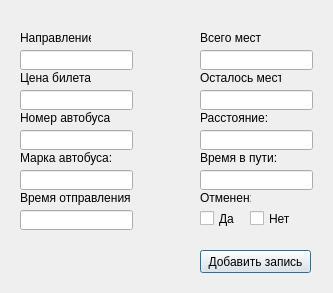
<?xml version="1.0" encoding="UTF-8"?>
<ui version="4.0">
 <class>add</class>
 <widget class="QDialog" name="add">
  <property name="geometry">
   <rect>
    <x>0</x>
    <y>0</y>
    <width>333</width>
    <height>293</height>
   </rect>
  </property>
  <property name="windowTitle">
   <string>Добавление новой записи</string>
  </property>
  <widget class="QLineEdit" name="lineEdit">
   <property name="geometry">
    <rect>
     <x>20</x>
     <y>50</y>
     <width>113</width>
     <height>20</height>
    </rect>
   </property>
  </widget>
  <widget class="QLineEdit" name="lineEdit_2">
   <property name="geometry">
    <rect>
     <x>20</x>
     <y>90</y>
     <width>113</width>
     <height>20</height>
    </rect>
   </property>
  </widget>
  <widget class="QLineEdit" name="lineEdit_3">
   <property name="geometry">
    <rect>
     <x>20</x>
     <y>130</y>
     <width>113</width>
     <height>20</height>
    </rect>
   </property>
  </widget>
  <widget class="QLineEdit" name="lineEdit_4">
   <property name="geometry">
    <rect>
     <x>20</x>
     <y>170</y>
     <width>113</width>
     <height>20</height>
    </rect>
   </property>
  </widget>
  <widget class="QLabel" name="label">
   <property name="geometry">
    <rect>
     <x>20</x>
     <y>30</y>
     <width>71</width>
     <height>16</height>
    </rect>
   </property>
   <property name="text">
    <string>Направление:</string>
   </property>
  </widget>
  <widget class="QLabel" name="label_2">
   <property name="geometry">
    <rect>
     <x>20</x>
     <y>70</y>
     <width>71</width>
     <height>16</height>
    </rect>
   </property>
   <property name="text">
    <string>Цена билета:</string>
   </property>
  </widget>
  <widget class="QLabel" name="label_3">
   <property name="geometry">
    <rect>
     <x>20</x>
     <y>110</y>
     <width>91</width>
     <height>16</height>
    </rect>
   </property>
   <property name="text">
    <string>Номер автобуса:</string>
   </property>
  </widget>
  <widget class="QLabel" name="label_4">
   <property name="geometry">
    <rect>
     <x>20</x>
     <y>150</y>
     <width>91</width>
     <height>16</height>
    </rect>
   </property>
   <property name="text">
    <string>Марка автобуса:</string>
   </property>
  </widget>
  <widget class="QLabel" name="label_5">
   <property name="geometry">
    <rect>
     <x>20</x>
     <y>190</y>
     <width>111</width>
     <height>16</height>
    </rect>
   </property>
   <property name="text">
    <string>Время отправления:</string>
   </property>
  </widget>
  <widget class="QLabel" name="label_6">
   <property name="geometry">
    <rect>
     <x>200</x>
     <y>30</y>
     <width>61</width>
     <height>16</height>
    </rect>
   </property>
   <property name="text">
    <string>Всего мест:</string>
   </property>
  </widget>
  <widget class="QLabel" name="label_7">
   <property name="geometry">
    <rect>
     <x>200</x>
     <y>70</y>
     <width>81</width>
     <height>16</height>
    </rect>
   </property>
   <property name="text">
    <string>Осталось мест:</string>
   </property>
  </widget>
  <widget class="QLabel" name="label_8">
   <property name="geometry">
    <rect>
     <x>200</x>
     <y>110</y>
     <width>71</width>
     <height>16</height>
    </rect>
   </property>
   <property name="text">
    <string>Расстояние:</string>
   </property>
  </widget>
  <widget class="QLabel" name="label_9">
   <property name="geometry">
    <rect>
     <x>200</x>
     <y>150</y>
     <width>81</width>
     <height>16</height>
    </rect>
   </property>
   <property name="text">
    <string>Время в пути:</string>
   </property>
  </widget>
  <widget class="QLabel" name="label_10">
   <property name="geometry">
    <rect>
     <x>200</x>
     <y>190</y>
     <width>51</width>
     <height>16</height>
    </rect>
   </property>
   <property name="text">
    <string>Отменен:</string>
   </property>
  </widget>
  <widget class="QLineEdit" name="lineEdit_5">
   <property name="geometry">
    <rect>
     <x>20</x>
     <y>210</y>
     <width>113</width>
     <height>20</height>
    </rect>
   </property>
  </widget>
  <widget class="QLineEdit" name="lineEdit_6">
   <property name="geometry">
    <rect>
     <x>200</x>
     <y>50</y>
     <width>113</width>
     <height>20</height>
    </rect>
   </property>
  </widget>
  <widget class="QLineEdit" name="lineEdit_7">
   <property name="geometry">
    <rect>
     <x>200</x>
     <y>90</y>
     <width>113</width>
     <height>20</height>
    </rect>
   </property>
  </widget>
  <widget class="QLineEdit" name="lineEdit_8">
   <property name="geometry">
    <rect>
     <x>200</x>
     <y>130</y>
     <width>113</width>
     <height>20</height>
    </rect>
   </property>
  </widget>
  <widget class="QLineEdit" name="lineEdit_9">
   <property name="geometry">
    <rect>
     <x>200</x>
     <y>170</y>
     <width>113</width>
     <height>20</height>
    </rect>
   </property>
  </widget>
  <widget class="QCheckBox" name="checkBox">
   <property name="geometry">
    <rect>
     <x>200</x>
     <y>210</y>
     <width>70</width>
     <height>17</height>
    </rect>
   </property>
   <property name="text">
    <string>Да</string>
   </property>
  </widget>
  <widget class="QCheckBox" name="checkBox_2">
   <property name="geometry">
    <rect>
     <x>250</x>
     <y>210</y>
     <width>70</width>
     <height>17</height>
    </rect>
   </property>
   <property name="text">
    <string>Нет</string>
   </property>
  </widget>
  <widget class="QPushButton" name="pushButton">
   <property name="geometry">
    <rect>
     <x>200</x>
     <y>250</y>
     <width>111</width>
     <height>23</height>
    </rect>
   </property>
   <property name="text">
    <string>Добавить запись</string>
   </property>
  </widget>
 </widget>
 <resources/>
 <connections/>
</ui>
